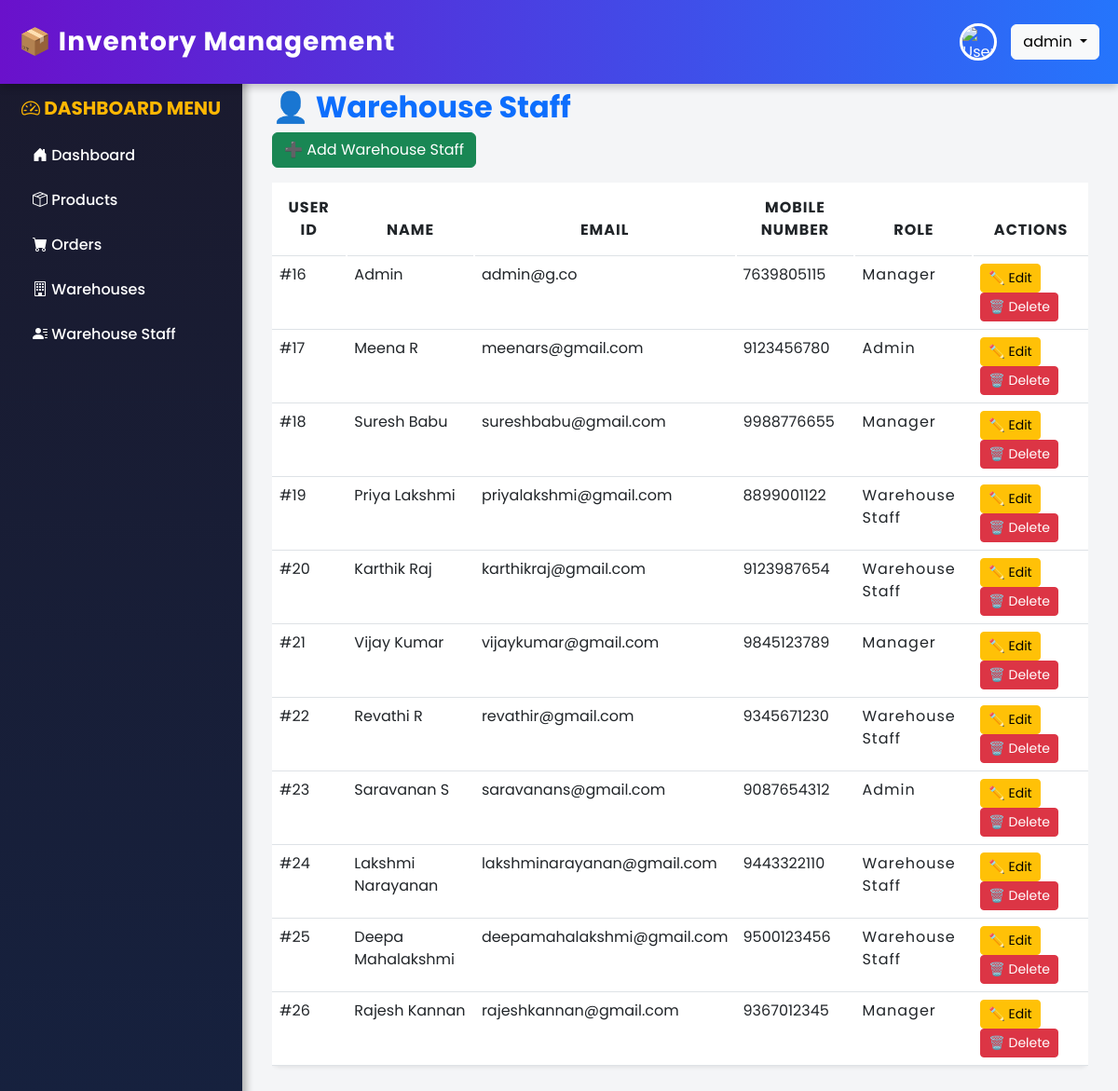
/users/ (signed in), run on the app's committed database.
### inventory/models.py (models this page shows, shortened)
class Users(models.Model):
    ROLE_CHOICES = [
        ('admin', 'Admin'),
        ('warehouse staff', 'Warehouse Staff'),
        ('manager', 'Manager'),
        ('customer', 'Customer'),
    ]
    customer_id = models.PositiveIntegerField(unique=True, primary_key=True)
    name = models.CharField(max_length=255)
    mobile_number = models.CharField(max_length=15, unique=True)
    email = models.EmailField(unique=True)
    password = models.CharField(max_length=255)  # Store hashed password
    role = models.CharField(max_length=20, choices=ROLE_CHOICES, default='customer')
    working_warehouse = models.CharField(max_length=255, blank=True, null=True)
    register_date = models.DateTimeField(default=now)
    class Meta:
        db_table = "Users"  # Keep table name as "Users"

### inventory/views.py (the view, shortened to what this page needs)
# urls.py: path('users/', views.user_list, name='user_list'),
def user_list(request):
    users = Users.objects.all()  # Fetch all users
    return render(request, "inventory/sideBar/user_list.html", {"users": users})

### inventory/templates/inventory/sideBar/user_list.html (shortened to what this page needs)
{% extends 'inventory/base.html' %}
{% block content %}
<div class="container">
  <h2 class="mt-3 fw-bold text-primary">👤 Warehouse Staff</h2>
  <button class="btn btn-success mb-3" data-bs-toggle="modal" data-bs-target="#addUserModal">
    ➕ Add Warehouse Staff
  </button>
  <div class="table-responsive">
    <table class="table table-hover shadow-sm rounded-3">
      <thead class="text-white custom-table-header">
        <tr>
          <th>User ID</th>
          <th>Name</th>
          <th>Email</th>
          <th>Mobile Number</th>
          <th>Role</th>
          <th>Actions</th>
        </tr>
      </thead>
      <tbody>
        {% for user in users %}
        <tr>
          <td>#{{ user.customer_id }}</td>
          <td>{{ user.name }}</td>
          <td>{{ user.email }}</td>
          <td>{{ user.mobile_number }}</td>
          <td class="role_w">{{ user.role }}</td>
          <td>
            <button class="btn btn-warning btn-sm" data-bs-toggle="modal" data-bs-target="#editUserModal{{ user.id }}">
              ✏️ Edit
            </button>
            <a href="{% url 'inventory:delete_user' user.customer_id %}" class="btn btn-danger btn-sm" onclick="return confirm('Are you sure you want to delete this user?')">
              🗑️ Delete
            </a>
          </td>
        </tr>
        {% endfor %}
      </tbody>
    </table>
  </div>
</div>
{% endblock %}

### inventory/templates/inventory/base.html (style rules this page uses)
body { font-family: "Poppins", sans-serif; display: flex; flex-direction: column; height: 100vh; overflow-x: hidden; background-color: #f4f5f7; }

### inventory/templates/inventory/sideBar/user_list.html (style rules this page uses)
.custom-table-header { background: linear-gradient(135deg, #ff416c, #010101); text-transform: uppercase; letter-spacing: 1px; font-size: 1rem; font-weight: bold; text-align: center; box-shadow: 0 4px 8px rgba(0, 0, 0, 0.2); }
.custom-table-header th { padding: 15px; border-right: 2px solid rgba(255, 255, 255, 0.2); }
.custom-table-header th:last-child { border-right: none; }
.role_w { text-transform: capitalize; letter-spacing: 1px; font-size: 1rem; }

### data on the page
Users: customer_id "16", name "Admin", email "admin@g.co", mobile_number "7639805115", role "Manager"
Users: customer_id "17", name "Meena R", email "meenars@gmail.com", mobile_number "9123456780", role "Admin"
Users: customer_id "18", name "Suresh Babu", email "sureshbabu@gmail.com", mobile_number "9988776655", role "Manager"
Users: customer_id "19", name "Priya Lakshmi", email "priyalakshmi@gmail.com", mobile_number "8899001122", role "Warehouse Staff"
Users: customer_id "20", name "Karthik Raj", email "karthikraj@gmail.com", mobile_number "9123987654", role "Warehouse Staff"
Users: customer_id "21", name "Vijay Kumar", email "vijaykumar@gmail.com", mobile_number "9845123789", role "Manager"
Users: customer_id "22", name "Revathi R", email "revathir@gmail.com", mobile_number "9345671230", role "Warehouse Staff"
Users: customer_id "23", name "Saravanan S", email "saravanans@gmail.com", mobile_number "9087654312", role "Admin"
Users: customer_id "24", name "Lakshmi Narayanan", email "lakshminarayanan@gmail.com", mobile_number "9443322110", role "Warehouse Staff"
Users: customer_id "25", name "Deepa Mahalakshmi", email "deepamahalakshmi@gmail.com", mobile_number "9500123456", role "Warehouse Staff"
Users: customer_id "26", name "Rajesh Kannan", email "rajeshkannan@gmail.com", mobile_number "9367012345", role "Manager"

### other printed values
{{ request.session.user_name }} "admin"
